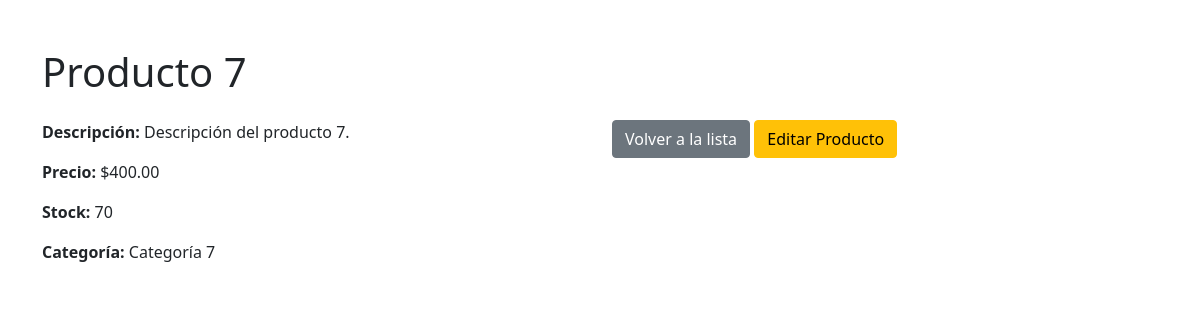
The page /productos/7/ on the database as committed earlier.
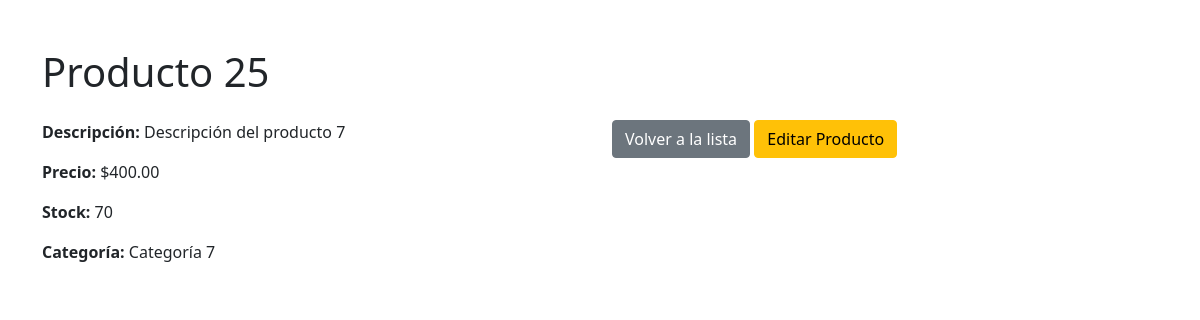
The same page on the database as committed later.
### Gestor/models.py (models this page shows, shortened)
class Producto(models.Model):
    class Meta:
        pass
    nombre = models.CharField(max_length=100)
    descripcion = models.TextField()
    precio = models.DecimalField(max_digits=10, decimal_places=2)
    stock = models.IntegerField()
    categoria = models.CharField(max_length=50)

### Gestor/views.py (the view)
# urls.py: path('productos/<int:pk>/', views.detalle_producto, name='detalle_producto'),
def detalle_producto(request, pk):
    producto = get_object_or_404(Producto, pk=pk)
    if request.method == 'POST':
        form = ProductoForm(request.POST, instance=producto)
        if form.is_valid():
            form.save()
            return redirect('Gestor:detalle_producto', pk=producto.pk)
    else:
        form = ProductoForm(instance=producto)
    return render(request, 'productos/detalle_producto.html',{'producto':producto, 'form': form})

### Gestor/templates/productos/detalle_producto.html (shortened to what this page needs)
<!DOCTYPE html>
<html lang="es">
<head>
    <link href="https://cdn.jsdelivr.net/npm/bootstrap@5.1.3/dist/css/bootstrap.min.css" rel="stylesheet">
</head>
<body>
    <div class="container mt-5">
        <h1 class="mb-4">{{ producto.nombre }}</h1>
        <div class="row">
            <div class="col-md-6">
                <p><strong>Descripción:</strong> {{ producto.descripcion }}</p>
                <p><strong>Precio:</strong> ${{ producto.precio }}</p>
                <p><strong>Stock:</strong> {{ producto.stock }}</p>
                <p><strong>Categoría:</strong> {{ producto.categoria }}</p>
            </div>
            <div class="col-md-6">
                <a href="{% url 'Gestor:lista_producto' %}" class="btn btn-secondary">Volver a la lista</a>
                <a href="#" onclick="document.getElementById('edit-form').style.display='block'" class="btn btn-warning">Editar Producto</a>
            </div>
        </div>
    </div>
</body>
</html>

Rows that differ between the two databases and show on the page:
changed Producto "Categoría 7": nombre "Producto 7" → "Producto 25"; descripcion "Descripción del producto 7." → "Descripción del producto 7"
